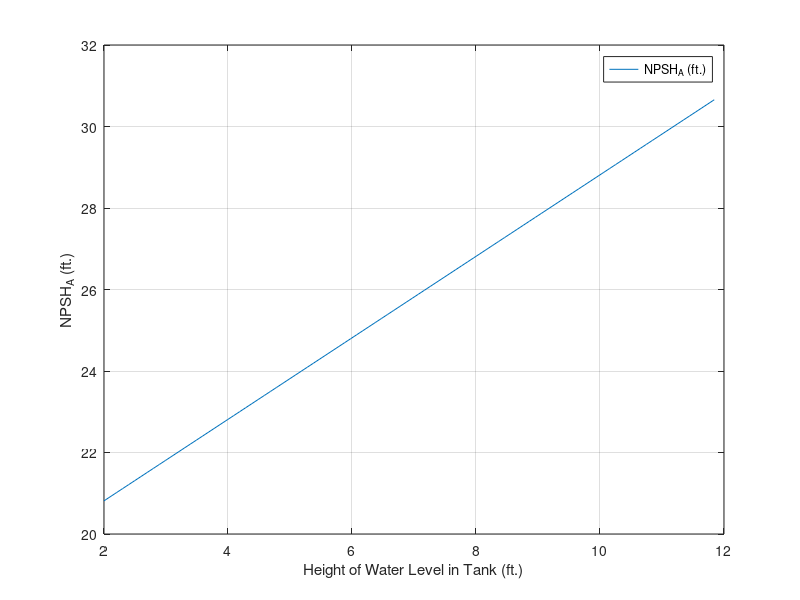

The MATLAB script that drew this image:
%% Net positive suction head available

clear
clc

% Length of pipe
L = 2*0.3048; % m

% Array of water heights
h = linspace(0,3) + L; % m

% Atmospheric pressure
P_atm = 101600; % Pa

% Density of water at room temperature
rho = 997; % kg/m^3

% Calculation of flow rate
Q = 2.3/rho; %m^3/s

% Diameter
D = 1.0049*0.0254; %m

% Pipe velocity
V = Q/(D^2 * pi() / 4); % m/s

% Gravitational constant
g = 9.81; %m/s^2

% Vaporization pressure of water at room temperature
pv = 3170;

% Dynamic viscosity of water at room temperature
mu = 0.0008900;

% Calculating Reynolds number
Re = rho * V * D / mu;

% friction factor
f = 0.024;

% Major losses
hL1 = f .* L.* V^2 ./ (2 * g * D);

% Minor loss coefficient
KL = 3.9;

% Minor losses
hL2 = KL * V^2 / 2 / g;

% Pressure in
Pin = P_atm + (h+1*0.3048-hL1-hL2)*rho*g;

% Calculating net positive head available
NPSHA = ((Pin-pv)/rho/g) * 3.28084;

% Converting back to imperial units
h = h * 3.28084;

% Plotting
plot(h,NPSHA);
grid on
xlabel('Height of Water Level in Tank (ft.)')
ylabel('NPSH_A (ft.)')
legend('NPSH_A (ft.)')